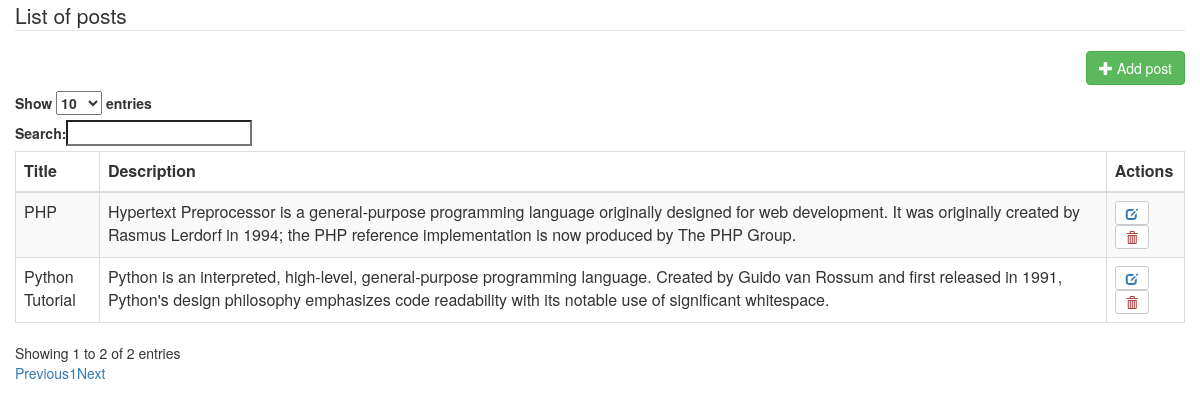
/index.php/home/posts, run on the app's committed database.
### tables this page shows
CREATE TABLE IF NOT EXISTS `posts` (
  `id` int(10) NOT NULL AUTO_INCREMENT,
  `title` varchar(100) NOT NULL,
  `desc` text NOT NULL,
  PRIMARY KEY (`id`)
);

### application/controllers/home.php (called while the page is built, shortened)
<?php
class Home extends CI_Controller {
	function __construct() {
        $this->load->library('form_validation');
        $this->load->model('Admins');
         $this->load->model('User_model');
		$this->load->model('Admin_model');
    }
	public function posts(){
		$data['posts'] = $this->Admins->getallposts();
		$this->load->view('posts',$data);
	}
}

### index.php (called while the page is built, shortened)
<?php
require_once BASEPATH.'core/CodeIgniter.php';

### application/models/Admins.php (called while the page is built, shortened)
<?php defined('BASEPATH') OR exit('No direct script access allowed');
class Admins extends CI_Model{
	function getallposts($id = ""){
        if(!empty($id)){
            $query = $this->db->get_where('posts', array('id' => $id));
            return $query->row_array();
        }else{
            $query = $this->db->get('posts');
            return $query->result_array();
        }
    }
}

### application/views/posts.php (the view, shortened to what this page needs)
<link href="//maxcdn.bootstrapcdn.com/bootstrap/3.3.0/css/bootstrap.min.css" rel="stylesheet" id="bootstrap-css">
<div class=col-md-12>
    <form id="form-list-client">
            <legend>List of posts</legend>
    <div class="pull-right">
        <a href="addpost" class="btn btn-default-btn-xs btn-success"><i class="glyphicon glyphicon-plus"></i> Add post</a>
    </div>
    </form>
<table id="example" class="table table-striped table-bordered" style="width:100%">
        <thead>
            <tr>
                <th>Title</th>
                <th>Description</th>
                <th>Actions</th>
            </tr>
        </thead>
        <tbody>
            <?php if(!empty($posts)){
					foreach($posts as $post): ?>
                        <tr>
                            <td><?php echo $post['title']; ?></td>
							<td><?php echo $post['desc']; ?></td>
							<td>
                                <a href="<?php echo site_url('editpost/'.$post['id']); ?>" title="edit this post" class="btn btn-default btn-sm "> <i class="glyphicon glyphicon-edit text-primary"></i> </a>
								<a href="<?php echo site_url('deletepost/'.$post['id']); ?>" title="delete this post" class="btn btn-default btn-sm "> <i class="glyphicon glyphicon-trash text-danger"></i> </a>
                            </td>
                        </tr><br>
					<?php endforeach; }?>
		</tbody>
		</table>
</div>

### data on the page
posts: title "Python Tutorial", desc "Python is an interpreted, high-level, general-purpose programming language. Created by Guido van Rossum and first released in 1991, Python's design philosophy emphasizes code readability with its notable use of significant whitespace."
posts: title "PHP", desc "Hypertext Preprocessor is a general-purpose programming language originally designed for web development. It was originally created by Rasmus Lerdorf in 1994; the PHP reference implementation is now produced by The PHP Group."
